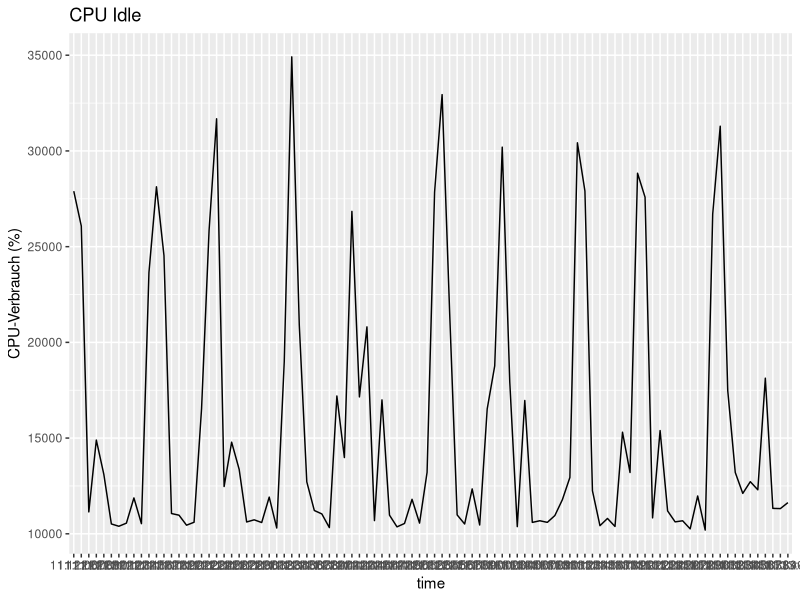
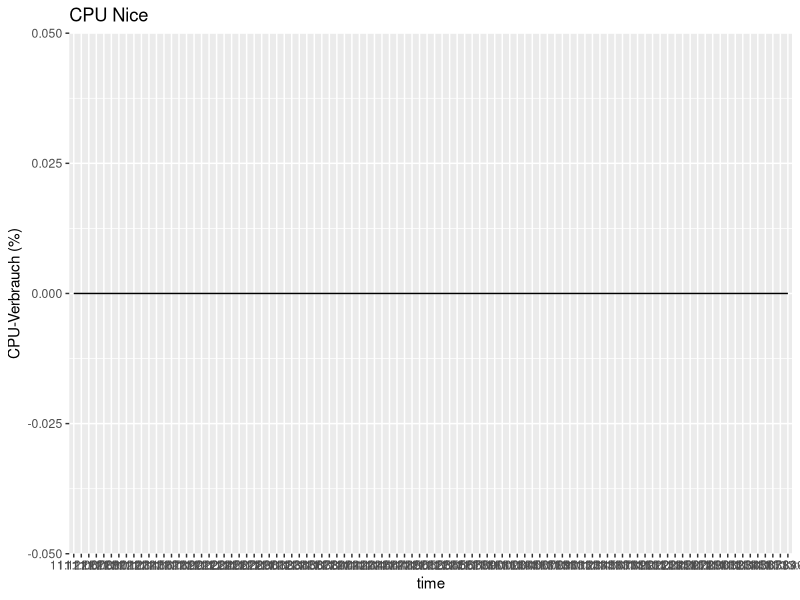
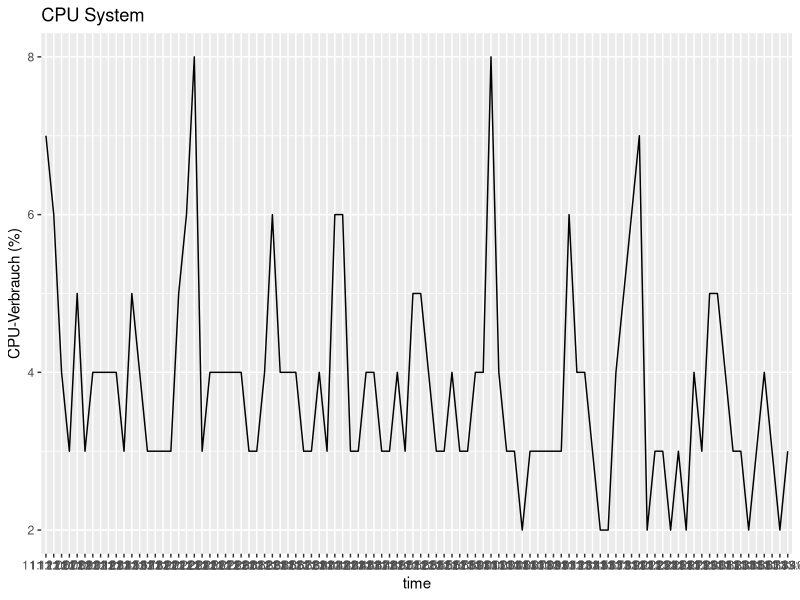
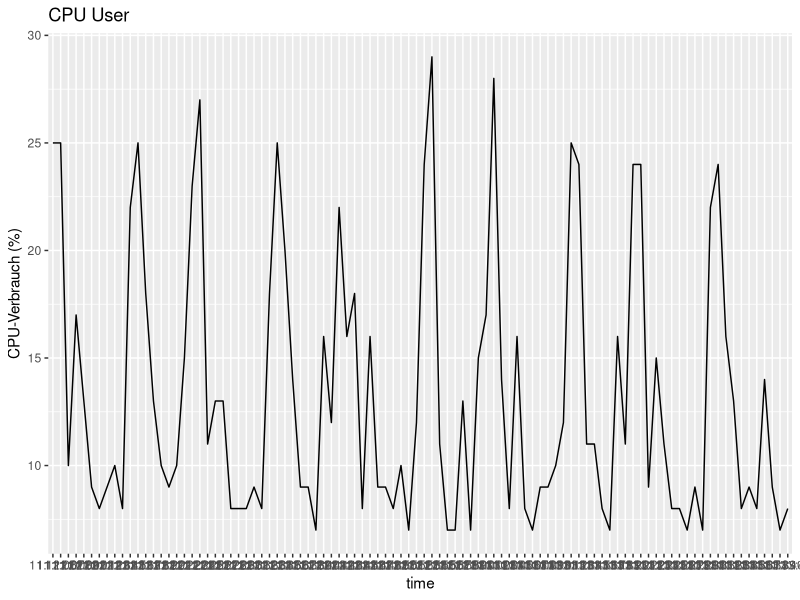
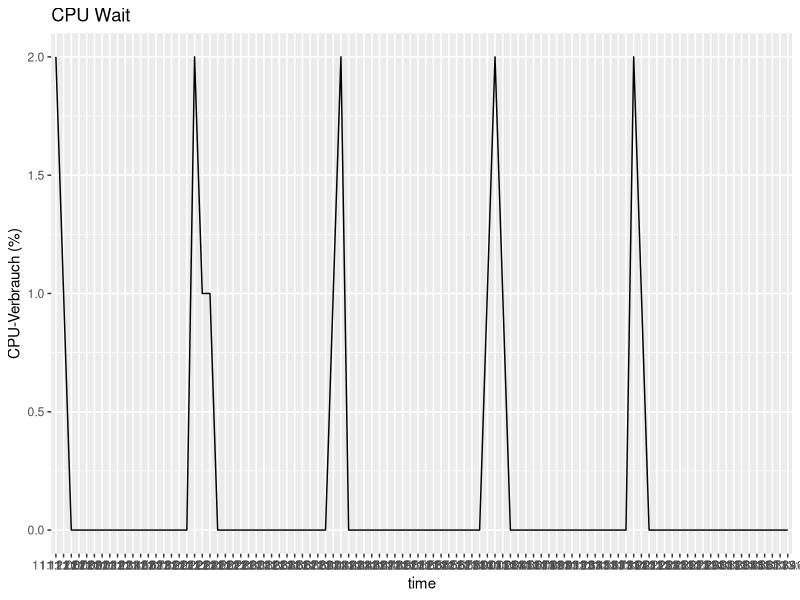
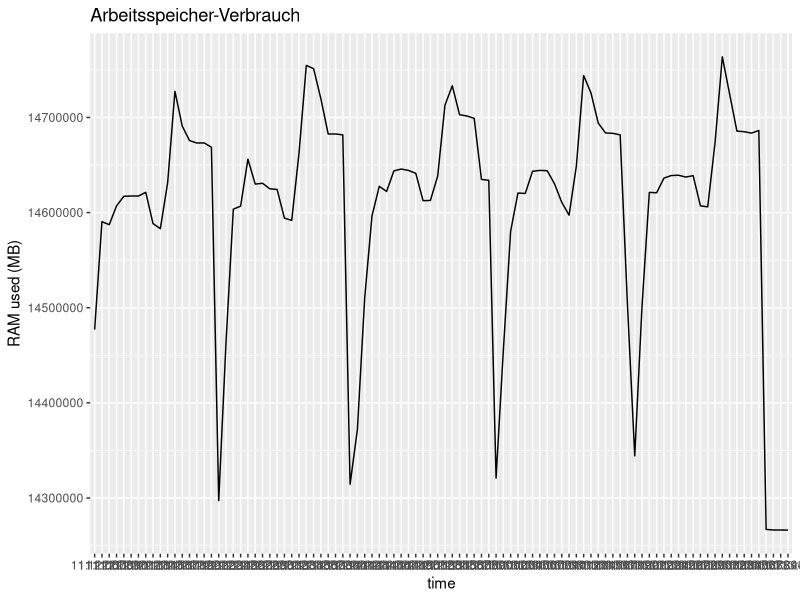

Generate these figures, in order, with R: (Note: this script raises an error after producing the figures.)
# Packages
install.packages("ggplot2")
install.packages("viridis")
install.packages("dplyr")
install.packages("hms")
install.packages("gridExtra")

# Libraries
library(ggplot2)
library(viridis)
library(dplyr)
library(hms)
library(gridExtra)

# Path
#base_path <- "C:/Users/kreut/OneDrive/Uni/Bachelor-Thesis/Quellcode/CSV-Analyser/"
#export_path <- "C:/Users/kreut/OneDrive/Uni/Bachelor-Thesis/Quellcode/CSV-Analyser/export/"
base_path <- "/var/lib/jenkins/workspace/Autoplot/"
export_path <- "/var/lib/jenkins/workspace/Autoplot/export/"
date_path <- toString(Sys.Date())


# Colors
axisLabelColor <- "#69b3a2"
yAxisColor <- "black"


# Import CSV from Collectl
data_csv <- read.csv("collectl.csv", na="NA", header=TRUE, sep=",", row.names=NULL)


# Put measurements into dataframe
# measurements <- data.frame(
#     time=data_csv[[2]], 
#     cpu_user=data_csv[[3]],
#     cpu_nice=data_csv[[4]],
#     cpu_system=data_csv[[5]],
#     cpu_wait=data_csv[[6]],
#     cpu_idle=data_csv[[15]],
#     mem_used=data_csv[[25]]/1000,
#     
#     row.names = NULL, check.rows = FALSE,
#     check.names = TRUE, fix.empty.names = TRUE,
#     stringsAsFactors = default.stringsAsFactors()
# )


# function to draw line plots
drawPlot <- function(title, yAxisLabel, measurement, time) {
    ggplot(data_csv, aes(x=time, y=measurement, group=1)) +
        geom_line() +
        scale_y_continuous(
            name = yAxisLabel,
        ) +
        ggtitle(title)
}

removeWhitespaceAndColon <- function(filename) {
  filename <- chartr(":", "-", filename)
  filename <- chartr(" ", "_", filename)
}


# call drawPlot function for each plot
cpu_user_plot <- drawPlot("CPU User", "CPU-Verbrauch (%)", data_csv[[3]], data_csv[[2]])
cpu_nice_plot <- drawPlot("CPU Nice", "CPU-Verbrauch (%)", data_csv[[4]], data_csv[[2]])
cpu_system_plot <- drawPlot("CPU System", "CPU-Verbrauch (%)", data_csv[[5]], data_csv[[2]])
cpu_wait_plot <- drawPlot("CPU Wait", "CPU-Verbrauch (%)", data_csv[[6]], data_csv[[2]])
cpu_idle_plot <- drawPlot("CPU Idle", "CPU-Verbrauch (%)", data_csv[[15]], data_csv[[2]])
mem_used_plot <- drawPlot("Arbeitsspeicher-Verbrauch", "RAM used (MB)", data_csv[[25]], data_csv[[2]])

# Build figures with multiple plots
cpu_figure <- ggarrange(
  cpu_user_plot, cpu_nice_plot, cpu_system_plot, cpu_wait_plot, cpu_idle_plot, nrow = 5
)

mem_figure <- ggarrange(
  mem_used_plot, nrow = 1
)


# Create directories for exports with todays date and save figures into it
dir.create(file.path(export_path), showWarnings = FALSE)

dir.create(file.path(export_path, date_path), showWarnings = FALSE)
setwd(file.path(export_path, date_path))

# get filenames
cpu_output_name <- removeWhitespaceAndColon(paste(Sys.time(), "CPU_figure.png"))
mem_output_name <- removeWhitespaceAndColon(paste(Sys.time(), "MEM_figure.png"))

ggexport(cpu_figure, filename = paste(cpu_output_name), width = 1920, height = 1080)
ggexport(mem_figure, filename = paste(mem_output_name), width = 1920, height = 1080)


mem_figure
